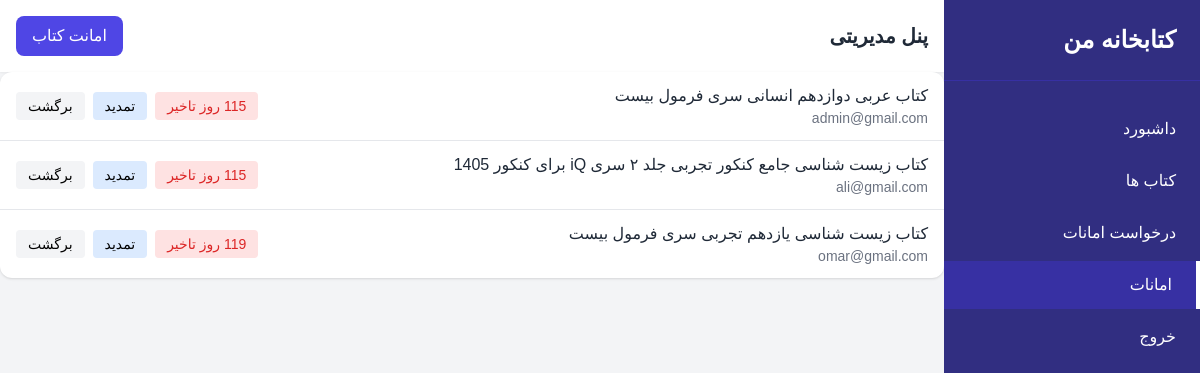
/admin/loans_all (signed in), run on an earlier commit of the app's database.
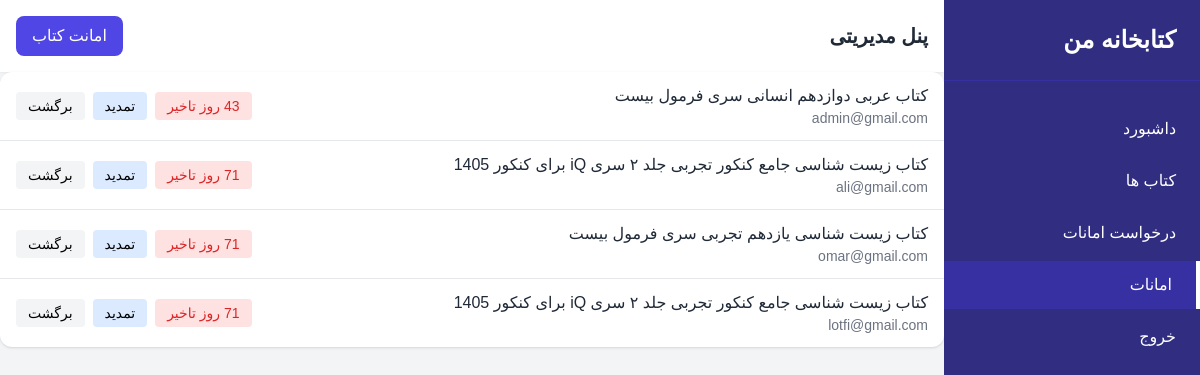
And on a later commit of the database.
### Model/__init__.py (models this page shows)
class Loans(Base):
    __tablename__ = "loans"
    id = Column(Integer, primary_key=True)
    book_id = Column(Integer, ForeignKey("books.id"), nullable=False)
    user_id = Column(Integer, ForeignKey("users.id"), nullable=False)
    reserve_date = Column(DateTime, nullable=True)
    loan_date = Column(DateTime, nullable=True)
    is_loaned = Column(Boolean, nullable=True, default=False)
    deadline_date = Column(DateTime, nullable=True)
    return_date = Column(DateTime, nullable=True)
    is_returnd = Column(Boolean, nullable=True, default=False)
    is_rejected = Column(Boolean, nullable=True, default=False)
    book = relationship("Books", back_populates="loans")
    user = relationship("User", back_populates="loans")

class Books(Base):
    __tablename__ = "books"
    id = Column(Integer, primary_key=True)
    title = Column(String, nullable=False)
    author = Column(String, nullable=False)
    description = Column(String, nullable=False)
    front_cover = Column(String, nullable=False)
    pdf_url = Column(String, nullable=True)
    audio_url = Column(String, nullable=True)
    loans = relationship("Loans", back_populates="book")
    reviews = relationship("Review", back_populates="book")
    scores = relationship("Score", back_populates="book")
    total_copies = Column(Integer, nullable=False)
    creator_id = Column(Integer, ForeignKey("users.id"), nullable=False)
    creator = relationship("User", back_populates="books")
    is_disable = Column(Boolean, nullable=True, default=False)
    tags = relationship(
        "Tags",
        secondary=book_tags,
        back_populates="books",
        passive_deletes=True,
    )

class User(Base):
    __tablename__ = "users"
    id = Column(Integer, primary_key=True)
    username = Column(String, unique=True, nullable=False)
    code_meli = Column(String, unique=True, nullable=True)
    firstName = Column(String)
    lastName = Column(String)
    password = Column(String, nullable=False)
    role = Column(
        SqlEnum(UserRole, name="user_role_enum"),
        nullable=False,
        default=UserRole.USER
    )
    books = relationship("Books",back_populates="creator")
    loans = relationship("Loans", back_populates="user")
    scores = relationship("Score", back_populates="user")
    reviews = relationship("Review", back_populates="user")

### Controller/admin.py (the view)
@router.get("/loans_all",response_class=HTMLResponse)
async def admin_add_loans(request: Request,session: Session = Depends(get_db)):
    model =session.query(Loans).where(and_(Loans.is_returnd == False,Loans.is_rejected == False,Loans.is_loaned ==True)).all()
    return templates.TemplateResponse("admin/loan_all.j2",{"request":request,"loans":model})

### templates/admin/loan_all.j2 (shortened to what this page needs)
{% extends 'admin/__layout.j2' %}
{% block button %}
    امانت کتاب
{% endblock %}
{% block body %}
    <ul class="bg-white rounded-xl shadow divide-y">
        {% for loan in loans %}
            <li class="flex justify-between items-center px-4 py-3 hover:bg-gray-50">
                <div>
                    <p class="font-medium text-gray-800">{{ loan.book.title }}</p>
                    <p class="text-sm text-gray-500">{{ loan.user.username }}</p>
                </div>
                <div class="flex gap-2">
                    {% set x = remin_day(loan) %}
                    {% if x <= 0 %}
                        <p class="text-sm px-3 py-1 rounded bg-red-100 text-red-600 hover:bg-red-200">
                            روز تاخیر
                        </p>
                    {% else %}
                        <p class="text-sm px-3 py-1 rounded bg-green-100 text-green-600 hover:bg-green-200">
                            {{ x }}
                            روز مانده
                        </p>
                    {% endif %}
<a href="{{ url_for("add_loan_extension",loan_id=loan.id) }}">
                        <button class="text-sm px-3 py-1 rounded bg-blue-100 hover:bg-blue-200">
                            تمدید
                        </button>
                    </a>
                    <a href="{{ url_for("adminReturns",loan_id=loan.id) }}">
                        <button class="text-sm px-3 py-1 rounded bg-gray-100 hover:bg-gray-200">
                            برگشت
                        </button>
                    </a>
                </div>
            </li>
        {% else %}
            <li class="px-4 py-6 text-center text-gray-500">
                موردی برای نمایش وجود ندارد
            </li>
        {% endfor %}
    </ul>
{% endblock %}

### templates/admin/__layout.j2 (shortened to what this page needs)
{% from "macro.j2" import adminSidebarItem, form_render,input,textArea,flush %}
<!DOCTYPE html>
<html lang="fa" dir="rtl"
      x-data="{ sidebarOpen: false, addBookOpen: false }">
<head>
    <script src="../static/js/tailwindcss.js"></script>
    <link href="https://cdn.jsdelivr.net/gh/rastikerdar/vazirmatn@v33.003/Vazirmatn-font-face.css"
          rel="stylesheet"/>
    <link href="https://cdn.jsdelivr.net/npm/select2@4.1.0-rc.0/dist/css/select2.min.css" rel="stylesheet"/>
    <link rel="stylesheet" href="https://cdn.jsdelivr.net/npm/toastify-js/src/toastify.min.css">
</head>
<body class="bg-gray-100">
<div class="flex h-screen overflow-hidden">
    <aside
            class="fixed md:static inset-y-0 right-0 w-64 bg-indigo-900 text-white z-30
               transform md:transform-none transition-transform duration-300"
            :class="sidebarOpen ? 'translate-x-0' : 'translate-x-full md:translate-x-0'">
        <div class="p-6 text-2xl font-bold border-b border-indigo-800">
            کتابخانه من
        </div>
        <nav class="mt-6 space-y-1">
            {{ adminSidebarItem(request.url, url_for("adminIndex"), "داشبورد") }}
            {{ adminSidebarItem(request.url, url_for("adminGetBooks"), "کتاب ها") }}
            {{ adminSidebarItem(request.url, url_for("adminLoans"), "درخواست امانات") }}
            {{ adminSidebarItem(request.url, url_for("admin_add_loans"), "امانات") }}
            {{ adminSidebarItem(request.url, url_for("logout"), "خروج") }}
        </nav>
    </aside>
    <main class="flex-1 overflow-y-auto">
        <header class="bg-white shadow-sm p-4 flex justify-between items-center">
            <h2 class="text-xl font-semibold text-gray-800">
                پنل مدیریتی
            </h2>
            <button
                    @click="addBookOpen = true"
                    class="bg-indigo-600 text-white px-4 py-2 rounded-lg hover:bg-indigo-700">
                {% block button %}{% endblock %}
            </button>
        </header>
        {% block body %}
        {% endblock %}
    </main>
</div>
</body>
</html>

### templates/macro.j2 (shortened to what this page needs)
{% macro adminSidebarItem(path,url,text) %}
    {% if path == url %}
        <a href="{{ url }}" class="block py-3 px-6 bg-indigo-800 border-r-4 border-white">{{ text }}</a>
    {% else %}
        <a href="{{ url }}" class="block py-3 px-6 hover:bg-indigo-800 transition">{{ text }}</a>
    {% endif %}
{% endmacro %}

### templates/admin/__layout.j2 (style rules this page uses)
body { font-family: 'Vazirmatn', sans-serif; }

What changed in the data, as far as the page shows it:
added Loans: book "کتاب زیست شناسی جامع کنکور تجربی جلد ۲ سری iQ برای کنکور 1405", user.username "lotfi@gmail.com"
